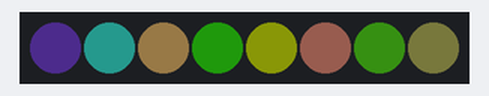
The program below on a simulated Raspberry Pi (BCM pin numbers) with a Blinkt!. Shown: 8 RGB LEDs in strip order, left to right. Dim RGB values are drawn brighter than linear; random numbers come from a fixed seed.

Above: at 0.05 s.
At 5.01 s:
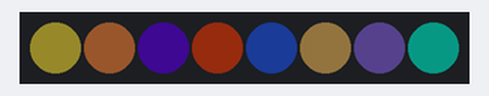
At 9.97 s:
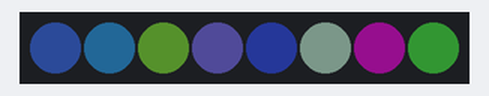
At 19.9 s:
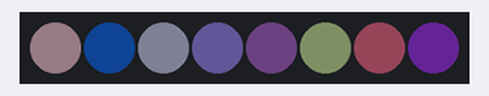
At 29.82 s:
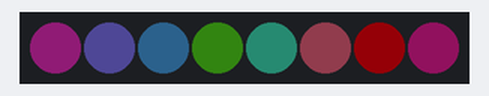
At 39.85 s:
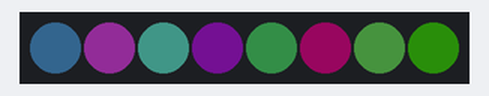
Timing chart, 0 to 40.0 s (numbered marks = the images above):
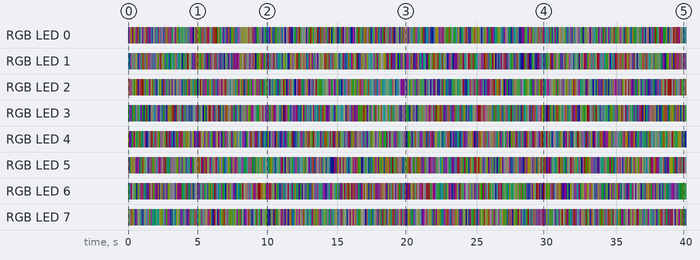

The program:

inet_monitor.py
```python
#!/usr/bin/env python
"""
Code adapted from https://github.com/pimoroni/blinkt

Plays happy lights on your blinkt as long as you can resolve DNS.

Plays angry red lights on your blinkt when you can't.

Install into "/home/pi/Pimoroni/blinkt/examples" after installing blinkt from
the link above.

Launch on boot by adding the following to "crontab -e":
@reboot python /home/pi/Pimoroni/blinkt/examples/inet_monitor.py &

Kill via shutdown script with:
pgrep -f /home/pi/Pimoroni/blinkt/examples/inet_monitor.py | xargs kill -SIGINT

Tested on Rpi3 with Pimoroni blinkt with Raspbian GNU/Linux 8 (jessie).

Date:   08/16
Author:  randomInteger
"""
import colorsys
import signal
import random
import socket
import time
import sys
from blinkt import set_brightness, set_pixel, show

def signal_handler(signal, frame):
    """
    This signal handler allows us to background
    the process and send it a simple SIGINT to tell it to
    exit cleanly.
    """
    sys.exit(0)

#Start the signal handler for SIGINT
signal.signal(signal.SIGINT, signal_handler)

spacing = 360.0 / 16.0
hue = 0
set_brightness(0.1)
hostname = 'google.com'

while True:
    #Test for the ability to open a socket and resolve DNS.
    try:
        socket.gethostbyname(hostname)
        dns = True
    except socket.gaierror as e:
        dns = False

    x = 0
    while x < 50:
        if dns:
            #We have internet, play the happy lights.
            for i in range(8):
                set_pixel(i, random.randint(0,255), random.randint(0,255), random.randint(0,255))
        else:
            #DNS and/or internet services are down, play the angry lights
            for i in range(8):
                set_pixel(i, 255, 0, 0)
        show()
        x += 1
        time.sleep(0.10)
```

Measured:
- by itself, RGB LED 7: off → RGB(2, 2, 1) at 0.00 s, → RGB(10, 15, 15) 0.10 s later, → RGB(20, 9, 9) 0.10 s later, → RGB(21, 18, 0) 0.10 s later, … (395 changes in this stretch)
- by itself, RGB LED 3: off → RGB(5, 25, 2) at 0.00 s, → RGB(12, 11, 23) 0.10 s later, → RGB(19, 5, 22) 0.10 s later, → RGB(1, 19, 7) 0.10 s later, … (395 changes in this stretch)
